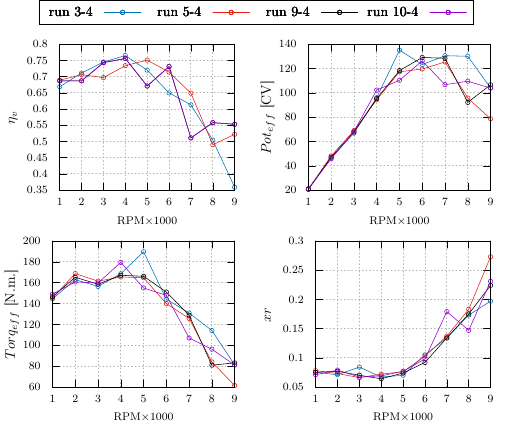

Here is the gnuplot script that generated this plot:
ifile = 'comparativa_segunda_iter.dat'
ofile = 'comparativa_segunda_iter_mep.tex'

set terminal tikz standalone color size 13cm,10cm
set termoption dash
set output ofile

set grid lw 1.5
set key bottom right

# set autoscale xfixmax

set multiplot layout 2,2
set tics font ",8"
set key at screen 0.5, 1.05 center vertical height 1 box maxrows 1


set ylabel "$\\eta_{v}$"
set xlabel "RPM$\\times$1000" font ",8"
plot ifile using ($1/1000):2 lt 6 lc 6 w lp t 'run 3-4', \
     ifile using ($1/1000):3 lt 6 lc 7 w lp t 'run 5-4', \
     ifile using ($1/1000):4 lt 6 lc 8 w lp t 'run 9-4', \
     ifile using ($1/1000):5 lt 6 lc 9 w lp t 'run 10-4'

set ylabel "$Pot_{eff}$ [CV]"
plot ifile using ($1/1000):6 lt 6 lc 6 w lp t 'run 3-4', \
     ifile using ($1/1000):7 lt 6 lc 7 w lp t 'run 5-4', \
     ifile using ($1/1000):8 lt 6 lc 8 w lp t 'run 9-4', \
     ifile using ($1/1000):9 lt 6 lc 9 w lp t 'run 10-4'

set ylabel "$Torq_{eff}$ [N.m.]"
plot ifile using ($1/1000):10 lt 6 lc 6 w lp t 'run 3-4', \
     ifile using ($1/1000):11 lt 6 lc 7 w lp t 'run 5-4', \
     ifile using ($1/1000):12 lt 6 lc 8 w lp t 'run 9-4', \
     ifile using ($1/1000):13 lt 6 lc 9 w lp t 'run 10-4'

set ylabel "$xr$"
plot ifile using ($1/1000):14 lt 6 lc 6 w lp t 'run 3-4', \
     ifile using ($1/1000):15 lt 6 lc 7 w lp t 'run 5-4', \
     ifile using ($1/1000):16 lt 6 lc 8 w lp t 'run 9-4', \
     ifile using ($1/1000):17 lt 6 lc 9 w lp t 'run 10-4'
unset multiplot
